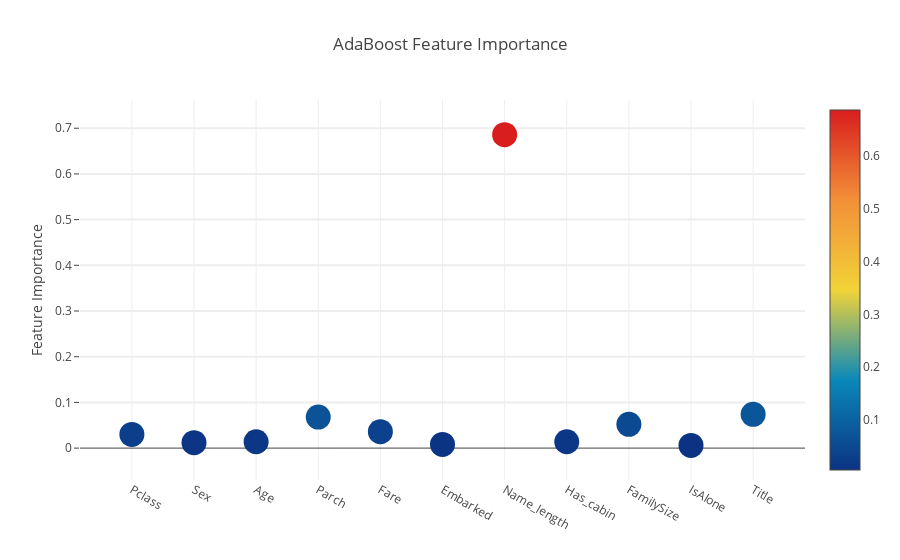

Notebook code for this chart:
### Code cell
# Adaboost Scater plot
configure_plotly_browser_state()
py.init_notebook_mode(connected=True)
trace = go.Scatter(y= feature_df['AdaBoost feature importances'].values,
                  x= feature_df['features'].values,
                  mode = 'markers',
                  marker = dict(sizemode = 'diameter',
                               sizeref = 1,
                               size = 25,
#                                size = feature_df['AdaBoost feature importances'].values,
#                                color = np,random.randn(500), # Set color equal to a variable
                               color = feature_df['AdaBoost feature importances'].values,
                               colorscale='Portland',
                               showscale=True),
                  text = feature_df['features'].values)
data = [trace]

layout = go.Layout(autosize= True,
                  title = 'AdaBoost Feature Importance',
                  hovermode = 'closest',
#                   xaxis = dict(title = 'Pop',
#                               ticklen = 5,
#                               zeroline = False,
#                               gridwith =2,)
                  yaxis = dict(title = 'Feature Importance',
                               ticklen = 5,
                               gridwidth = 2),
                  showlegend=False)

fig = go.Figure(data = data, layout = layout)
py.iplot(fig, filename = 'scatter2010')

### Figure 1 — Plotly figure (JSON) as saved in the notebook; plotly's stock layout.template omitted (floating-point values rounded to 4 significant figures)
{"data": [{"uid": "4ad1c7e6-66b4-4dfb-a174-0f462bd539d6", "text": ["Pclass", "Sex", "Age", "Parch", "Fare", "Embarked", "Name_length", "Has_cabin", "FamilySize", "IsAlone", "Title"], "y": [0.03, 0.012, 0.014, 0.068, 0.036, 0.008, 0.686, 0.014, 0.052, 0.006, 0.074], "mode": "markers", "marker": {"sizeref": 1, "colorscale": "Portland", "color": [0.03, 0.012, 0.014, 0.068, 0.036, 0.008, 0.686, 0.014, 0.052, 0.006, 0.074], "sizemode": "diameter", "showscale": true, "size": 25}, "x": ["Pclass", "Sex", "Age", "Parch", "Fare", "Embarked", "Name_length", "Has_cabin", "FamilySize", "IsAlone", "Title"], "type": "scatter"}], "layout": {"autosize": true, "title": {"text": "AdaBoost Feature Importance"}, "yaxis": {"ticklen": 5, "gridwidth": 2, "title": {"text": "Feature Importance"}}, "hovermode": "closest", "showlegend": false}}
